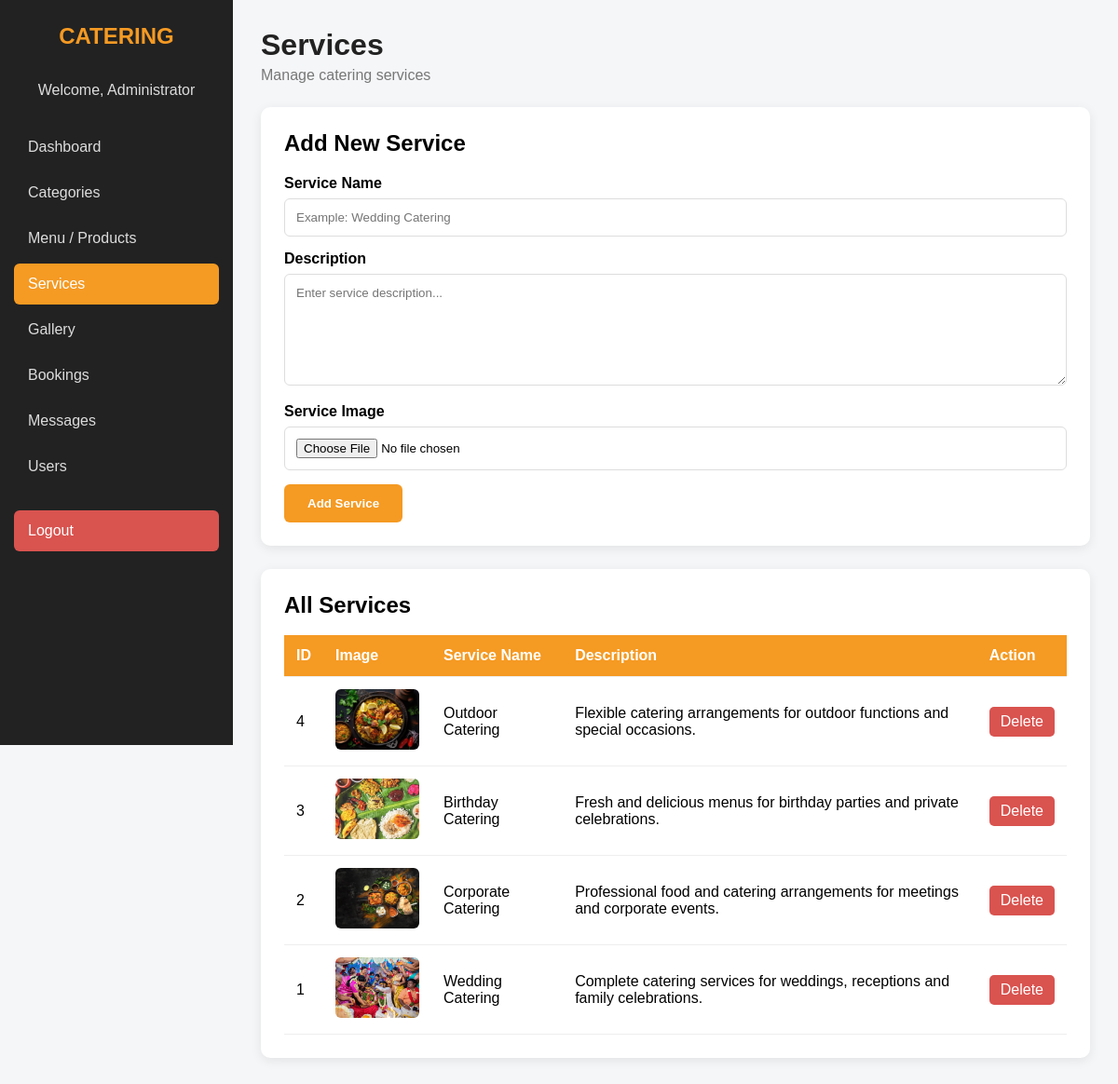
Screenshot of /admin/services.php (signed in) with the database file from the repository.
### tables this page shows
CREATE TABLE `services` (
  `id` INT UNSIGNED NOT NULL AUTO_INCREMENT,
  `name` VARCHAR(150) NOT NULL,
  `description` TEXT DEFAULT NULL,
  `image` VARCHAR(255) DEFAULT NULL,
  `created_at` TIMESTAMP NOT NULL DEFAULT CURRENT_TIMESTAMP,
  PRIMARY KEY (`id`)
);

### admin/services.php (the view, shortened to what this page needs)
<?php
include "../db.php";
$services = $conn->query(
    "SELECT * FROM services ORDER BY id DESC"
);
?>
<!DOCTYPE html>
<html lang="en">
<head>
</head>
<body>
<aside class="sidebar">
    <div class="logo">
        CATERING
    </div>
    <div class="admin-name">
        Welcome,
        <?php echo htmlspecialchars($_SESSION['admin_name']); ?>
    </div>
    <div class="menu">
        <a href="dashboard.php">
            Dashboard
        </a>
        <a href="categories.php">
            Categories
        </a>
        <a href="products.php">
            Menu / Products
        </a>
        <a href="services.php" class="active">
            Services
        </a>
        <a href="gallery.php">
            Gallery
        </a>
        <a href="bookings.php">
            Bookings
        </a>
        <a href="messages.php">
            Messages
        </a>
        <a href="users.php">
            Users
        </a>
        <a href="logout.php" class="logout">
            Logout
        </a>
    </div>
</aside>
<main class="main">
    <div class="topbar">
        <h1>Services</h1>
        <p>
            Manage catering services
        </p>
    </div>
    <div class="form-box">
        <h2>Add New Service</h2>
        <form method="POST" enctype="multipart/form-data">
            <div class="form-group">
                <label>Service Name</label>
                <input
                    type="text"
                    name="name"
                    placeholder="Example: Wedding Catering"
                    required
                >
            </div>
            <div class="form-group">
                <label>Description</label>
                <textarea
                    name="description"
                    placeholder="Enter service description..."
                    required
                ></textarea>
            </div>
            <div class="form-group">
                <label>Service Image</label>
                <input
                    type="file"
                    name="image"
                    accept=".jpg,.jpeg,.png,.webp"
                >
            </div>
            <button
                type="submit"
                name="add_service"
                class="submit-btn"
            >
                Add Service
            </button>
        </form>
    </div>
    <div class="table-box">
        <h2>All Services</h2>
        <br>
        <table>
            <thead>
                <tr>
                    <th>ID</th>
                    <th>Image</th>
                    <th>Service Name</th>
                    <th>Description</th>
                    <th>Action</th>
                </tr>
            </thead>
            <tbody>
            <?php if ($services->num_rows > 0): ?>
                <?php while ($service = $services->fetch_assoc()): ?>
                    <tr>
                        <td>
                            <?php echo $service['id']; ?>
                        </td>
                        <td>
                            <?php if (!empty($service['image'])): ?>
                                <img
                                    src="../uploads/<?php echo htmlspecialchars($service['image']); ?>"
                                    class="service-image"
                                    alt="Service"
                                >
                            <?php else: ?>
                                No Image
                            <?php endif; ?>
                        </td>
                        <td>
                            <?php echo htmlspecialchars($service['name']); ?>
                        </td>
                        <td>
                            <?php echo htmlspecialchars($service['description']); ?>
                        </td>
                        <td>
                            <a
                                href="services.php?delete=<?php echo $service['id']; ?>"
                                class="delete"
                                onclick="return confirm('Are you sure you want to delete this service?');"
                            >
                                Delete
                            </a>
                        </td>
                    </tr>
                <?php endwhile; ?>
            <?php endif; ?>
            </tbody>
        </table>
    </div>
</main>
</body>
</html>

### admin/services.php (style rules this page uses)
* { margin: 0; padding: 0; box-sizing: border-box; font-family: Arial, sans-serif; }
body { background: #f5f6f8; }
.sidebar { position: fixed; left: 0; top: 0; width: 250px; height: 100vh; background: #222; color: white; padding: 25px 15px; }
.logo { text-align: center; font-size: 24px; font-weight: bold; color: #f59a23; margin-bottom: 35px; }
.admin-name { text-align: center; color: #ddd; margin-bottom: 30px; }
.menu a { display: block; text-decoration: none; color: #ddd; padding: 13px 15px; margin-bottom: 5px; border-radius: 6px; }
.menu a:hover, .menu a.active { background: #f59a23; color: white; }
.logout { margin-top: 25px; background: #d9534f !important; color: white !important; }
.main { margin-left: 250px; padding: 30px; }
.topbar { margin-bottom: 25px; }
.topbar h1 { color: #222; }
.topbar p { color: #777; margin-top: 5px; }
.form-box { background: white; padding: 25px; border-radius: 10px; margin-bottom: 25px; box-shadow: 0 3px 12px rgba(0,0,0,0.08); }
.form-box h2 { margin-bottom: 20px; }
.form-group { margin-bottom: 15px; }
.form-group label { display: block; font-weight: bold; margin-bottom: 7px; }
.form-group input, .form-group textarea { width: 100%; padding: 12px; border: 1px solid #ddd; border-radius: 6px; outline: none; }
.form-group textarea { min-height: 120px; resize: vertical; }
.submit-btn { padding: 13px 25px; border: none; border-radius: 6px; background: #f59a23; color: white; font-weight: bold; cursor: pointer; }
.table-box { background: white; padding: 25px; border-radius: 10px; box-shadow: 0 3px 12px rgba(0,0,0,0.08); overflow-x: auto; }
table { width: 100%; border-collapse: collapse; }
th, td { padding: 13px; text-align: left; border-bottom: 1px solid #eee; }
th { background: #f59a23; color: white; }
.service-image { width: 90px; height: 65px; object-fit: cover; border-radius: 6px; }
.delete { display: inline-block; padding: 7px 12px; background: #d9534f; color: white; text-decoration: none; border-radius: 5px; }

### rows the page displays
services: id "4", image (picture), name "Outdoor Catering", description "Flexible catering arrangements for outdoor functions and special occasions."
services: id "3", image (picture), name "Birthday Catering", description "Fresh and delicious menus for birthday parties and private celebrations."
services: id "2", image (picture), name "Corporate Catering", description "Professional food and catering arrangements for meetings and corporate events."
services: id "1", image (picture), name "Wedding Catering", description "Complete catering services for weddings, receptions and family celebrations."

### other values shown
$_SESSION['admin_name'] "Administrator"
